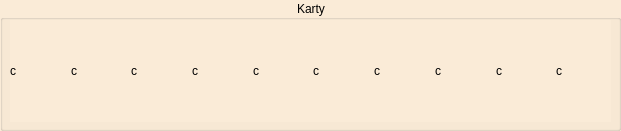
   <widget class="QGroupBox" name="pl_k">
    <property name="geometry">
     <rect>
      <x>440</x>
      <y>590</y>
      <width>621</width>
      <height>131</height>
     </rect>
    </property>
    <property name="styleSheet">
     <string notr="true">background-color: #FAEBD7;</string>
    </property>
    <property name="title">
     <string>Karty</string>
    </property>
    <property name="alignment">
     <set>Qt::AlignCenter</set>
    </property>
    <widget class="QWidget" name="layoutWidget_8">
     <property name="geometry">
      <rect>
       <x>10</x>
       <y>20</y>
       <width>601</width>
       <height>102</height>
      </rect>
     </property>
     <layout class="QHBoxLayout" name="pl_karty">
      <item>
       <widget class="QLabel" name="pl_c_1">
        <property name="sizePolicy">
         <sizepolicy hsizetype="Minimum" vsizetype="Minimum">
          <horstretch>0</horstretch>
          <verstretch>0</verstretch>
         </sizepolicy>
        </property>
        <property name="minimumSize">
         <size>
          <width>50</width>
          <height>100</height>
         </size>
        </property>
        <property name="text">
         <string>c</string>
        </property>
        <property name="scaledContents">
         <bool>true</bool>
        </property>
       </widget>
      </item>
      <item>
       <widget class="QLabel" name="pl_c_2">
        <property name="sizePolicy">
         <sizepolicy hsizetype="Minimum" vsizetype="Minimum">
          <horstretch>0</horstretch>
          <verstretch>0</verstretch>
         </sizepolicy>
        </property>
        <property name="minimumSize">
         <size>
          <width>50</width>
          <height>100</height>
         </size>
        </property>
        <property name="text">
         <string>c</string>
        </property>
        <property name="scaledContents">
         <bool>true</bool>
        </property>
       </widget>
      </item>
      <item>
       <widget class="QLabel" name="pl_c_3">
        <property name="sizePolicy">
         <sizepolicy hsizetype="Minimum" vsizetype="Minimum">
          <horstretch>0</horstretch>
          <verstretch>0</verstretch>
         </sizepolicy>
        </property>
        <property name="minimumSize">
         <size>
          <width>50</width>
          <height>100</height>
         </size>
        </property>
        <property name="text">
         <string>c</string>
        </property>
        <property name="scaledContents">
         <bool>true</bool>
        </property>
       </widget>
      </item>
      <item>
       <widget class="QLabel" name="pl_c_4">
        <property name="sizePolicy">
         <sizepolicy hsizetype="Minimum" vsizetype="Minimum">
          <horstretch>0</horstretch>
          <verstretch>0</verstretch>
         </sizepolicy>
        </property>
        <property name="minimumSize">
         <size>
          <width>50</width>
          <height>100</height>
         </size>
        </property>
        <property name="text">
         <string>c</string>
        </property>
        <property name="scaledContents">
         <bool>true</bool>
        </property>
       </widget>
      </item>
      <item>
       <widget class="QLabel" name="pl_c_5">
        <property name="sizePolicy">
         <sizepolicy hsizetype="Minimum" vsizetype="Minimum">
          <horstretch>0</horstretch>
          <verstretch>0</verstretch>
         </sizepolicy>
        </property>
        <property name="minimumSize">
         <size>
          <width>50</width>
          <height>100</height>
         </size>
        </property>
        <property name="text">
         <string>c</string>
        </property>
        <property name="scaledContents">
         <bool>true</bool>
        </property>
       </widget>
      </item>
      <item>
       <widget class="QLabel" name="pl_c_6">
        <property name="sizePolicy">
         <sizepolicy hsizetype="Minimum" vsizetype="Minimum">
          <horstretch>0</horstretch>
          <verstretch>0</verstretch>
         </sizepolicy>
        </property>
        <property name="minimumSize">
         <size>
          <width>50</width>
          <height>100</height>
         </size>
        </property>
        <property name="text">
         <string>c</string>
        </property>
        <property name="scaledContents">
         <bool>true</bool>
        </property>
       </widget>
      </item>
      <item>
       <widget class="QLabel" name="pl_c_7">
        <property name="sizePolicy">
         <sizepolicy hsizetype="Minimum" vsizetype="Minimum">
          <horstretch>0</horstretch>
          <verstretch>0</verstretch>
         </sizepolicy>
        </property>
        <property name="minimumSize">
         <size>
          <width>50</width>
          <height>100</height>
         </size>
        </property>
        <property name="text">
         <string>c</string>
        </property>
        <property name="scaledContents">
         <bool>true</bool>
        </property>
       </widget>
      </item>
      <item>
       <widget class="QLabel" name="pl_c_8">
        <property name="sizePolicy">
         <sizepolicy hsizetype="Minimum" vsizetype="Minimum">
          <horstretch>0</horstretch>
          <verstretch>0</verstretch>
         </sizepolicy>
        </property>
        <property name="minimumSize">
         <size>
          <width>50</width>
          <height>100</height>
         </size>
        </property>
        <property name="text">
         <string>c</string>
        </property>
        <property name="scaledContents">
         <bool>true</bool>
        </property>
       </widget>
      </item>
      <item>
       <widget class="QLabel" name="pl_c_9">
        <property name="sizePolicy">
         <sizepolicy hsizetype="Minimum" vsizetype="Minimum">
          <horstretch>0</horstretch>
          <verstretch>0</verstretch>
         </sizepolicy>
        </property>
        <property name="minimumSize">
         <size>
          <width>50</width>
          <height>100</height>
         </size>
        </property>
        <property name="text">
         <string>c</string>
        </property>
        <property name="scaledContents">
         <bool>true</bool>
        </property>
       </widget>
      </item>
      <item>
       <widget class="QLabel" name="pl_c_10">
        <property name="sizePolicy">
         <sizepolicy hsizetype="Minimum" vsizetype="Minimum">
          <horstretch>0</horstretch>
          <verstretch>0</verstretch>
         </sizepolicy>
        </property>
        <property name="minimumSize">
         <size>
          <width>50</width>
          <height>100</height>
         </size>
        </property>
        <property name="text">
         <string>c</string>
        </property>
        <property name="scaledContents">
         <bool>true</bool>
        </property>
       </widget>
      </item>
     </layout>
    </widget>
   </widget>
